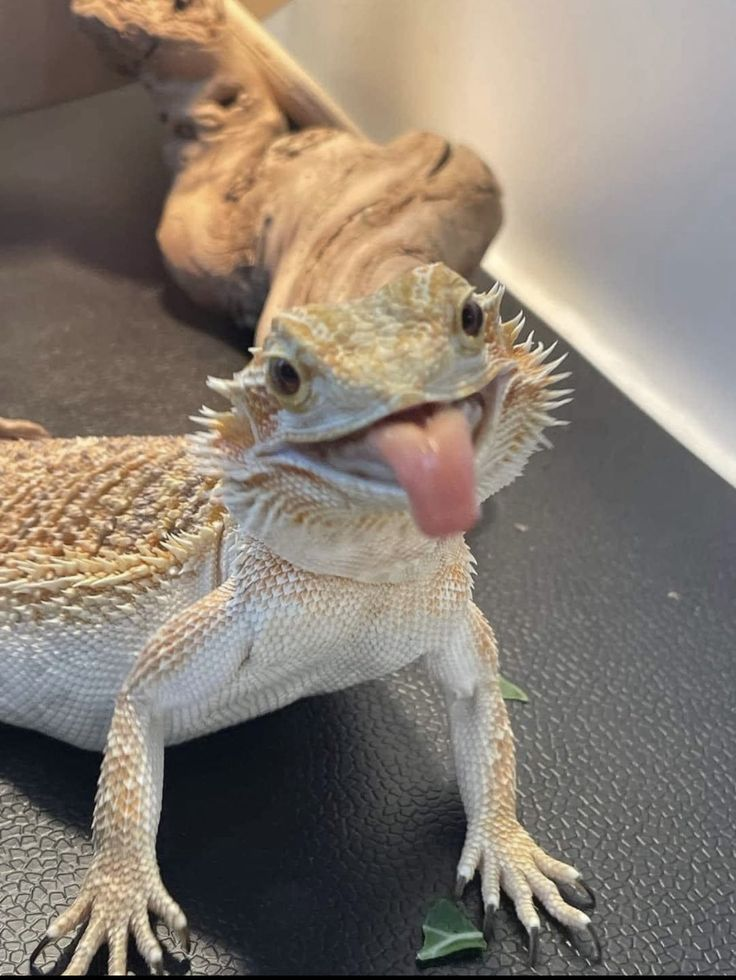
#> input picture BeardedDragon.jpg, 736 x 980 px, found by its file name
$ python imgen.py
#> lines starting #> are read from the running program, lines starting #| are printed output that depends on the picture
import numpy as np
import imageio.v3 as i
import matplotlib.pyplot as plt

def det(key):
    a =key [0][0]
    b =key [0][1]
    c =key [1][0]
    d =key [1][1]
    return (a*d)-(b*c)==1

def enc(img,key,cho):
     if not det(key):
         return"Matrix's Invalid"

     if cho==1:
         a =key [0][0]
         b =key [0][1]
         c =key [1][0]
         d =key [1][1]
     elif cho==2:
         d =key [0][0]
         b =256-key [0][1]
         c =256-key [1][0]
         a =key [1][1]

     result=np.zeros_like(img)
     for j in range(0,img.shape[0]-1,2):
         for k in range(0,img.shape[1]):
             r1= ((img[j,k,0]* a)+(img[j+1,k,0]* c))%256
             r2= ((img[j,k,0]* b)+(img[j+1,k,0]* d))%256

             g1= ((img[j,k,1]* a)+(img[j+1,k,1]* c))%256
             g2= ((img[j,k,1]* b)+(img[j+1,k,1]* d))%256

             b1= ((img[j,k,2]* a)+(img[j+1,k,2]* c))%256
             b2= ((img[j,k,2]* b)+(img[j+1,k,2]* d))%256

             result[j,k,0]= r1
             result[j+1,k,0]= r2

             result[j,k,1]= g1
             result[j+1,k,1]= g2

             result[j,k,2]= b1
             result[j+1,k,2]= b2
     return result.astype(np.uint8)

img=i.imread("C:\\Gambar\\BeardedDragon.jpg")
#> img is the input picture: shape (980, 736, 3); mean R, G, B 134.5, 123.9, 112.7
key=np.array([
    [5,3],
    [3,2]
])

imgEnc = enc(img,key,1)
#> after the loop in enc, `for j in range(0,img.shape[0]-1,2):`:
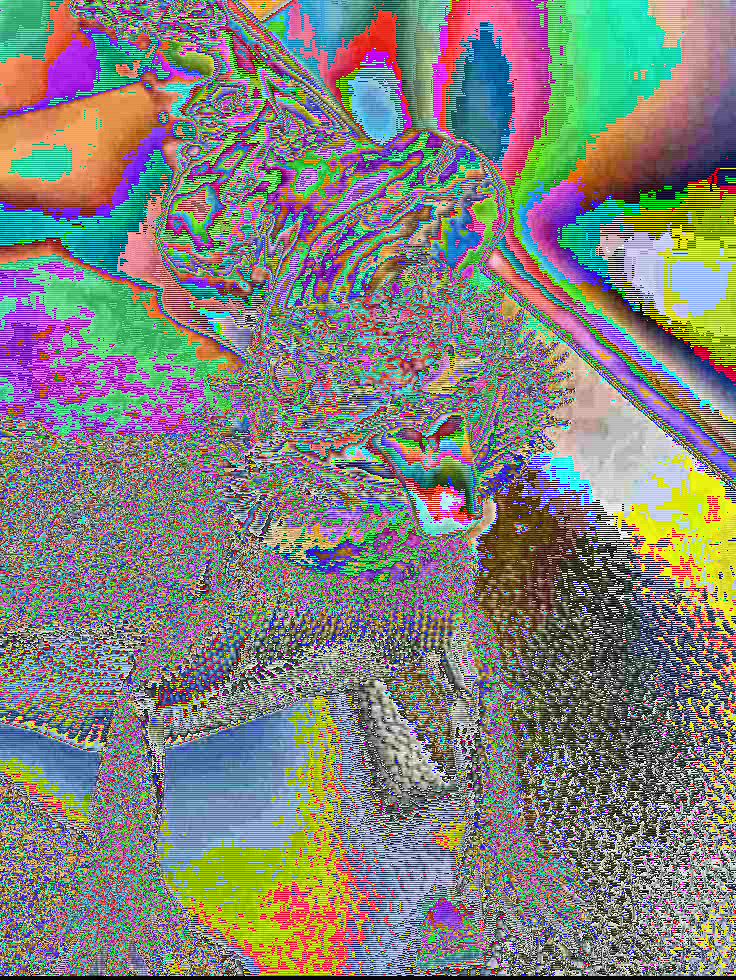
#> result: shape (980, 736, 3); mean R, G, B 128.9, 130.1, 125.8
imgDec = enc(imgEnc,key,2)
plt.figure(figsize=(10,10))
plt.subplot(1,3,1)
plt.imshow(img)
plt.subplot(1,3,2)
plt.imshow(imgEnc)
plt.subplot(1,3,3)
plt.imshow(imgDec)

plt.show()
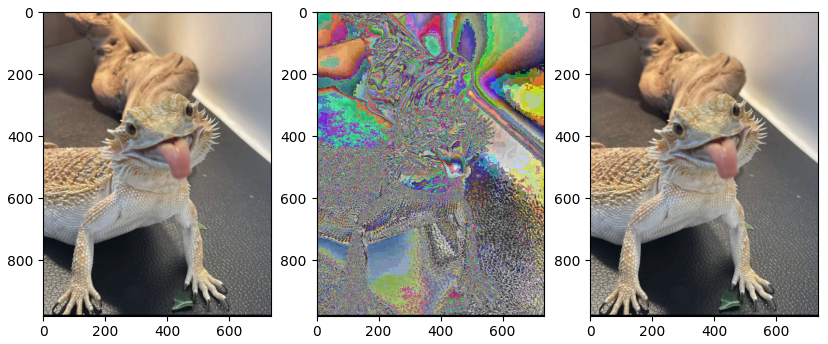
#> figure drawn by matplotlib, 3 panels
